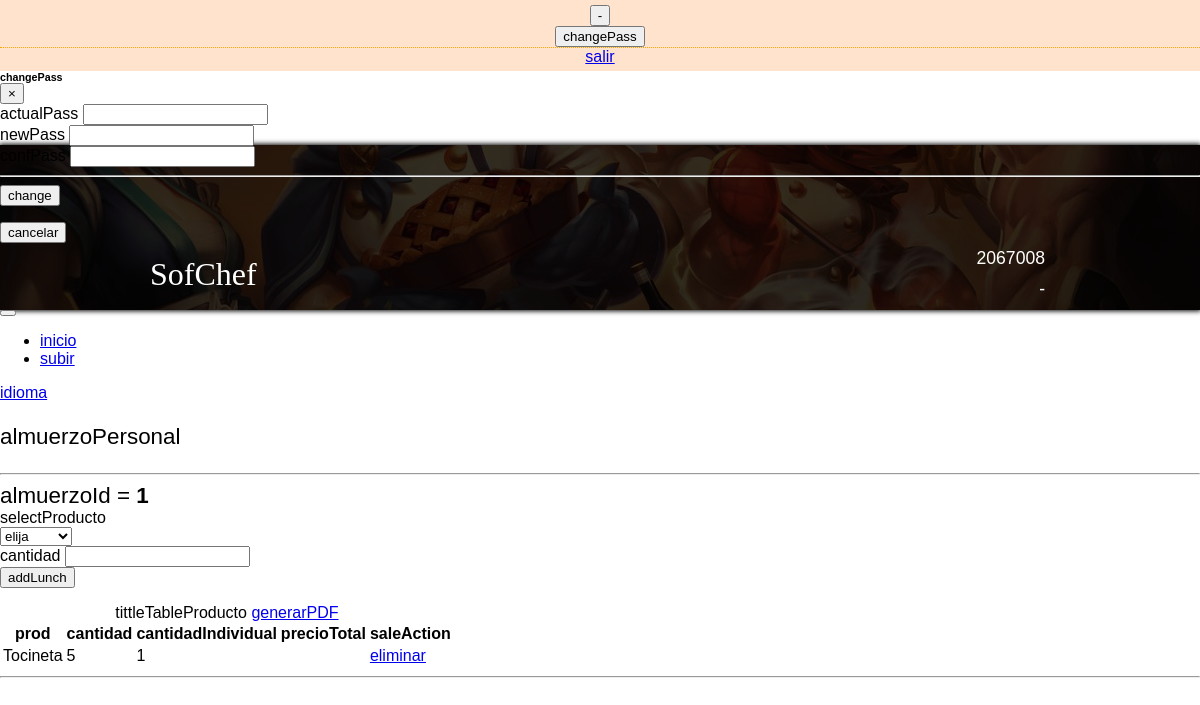
/views/almuerzo/almuerzoHP.php?id=1, run on the app's committed database.
### tables this page shows
CREATE TABLE `almuerzopersonal_has_producto` (
  `almuerzoPersonal_idalmuerzoPersonal` int(11) NOT NULL,
  `producto_idproducto` int(11) NOT NULL,
  `cantidadProducto` int(11) NOT NULL,
  `cantidadIndividual` float NOT NULL,
  `precioProducto` float NOT NULL
);

CREATE TABLE `producto` (
  `idproducto` int(11) NOT NULL,
  `nombreProducto` varchar(45) NOT NULL,
  `precioProducto` float NOT NULL
);

### config/db.php (called while the page is built)
<?php
class DataBase
{
  public static function conectar()
  {
    $db = new mysqli('localhost', 'root', '', 'nueva');
    $db->query("SET NAMES 'utf8'");
    return $db;
  }
}

### controllers/almuerzoHPController.php (called while the page is built, shortened)
<?php
require_once 'models/almuerzoHP.php';
class AlmuerzoHPController
{
	public static function getAll($id)
	{
		$a = new AlmuerzoHP();
		$a->setIdAlmuerzo($id);
		$alHP = $a->find();
		return $alHP;
	}
}

### models/almuerzoHP.php (called while the page is built, shortened)
<?php
class AlmuerzoHP
{
	private $db;
	private $idalmuerzo;
	public function __construct()
	{
		$this->db = DataBase::conectar();
	}
	function getIdAlmuerzo()
	{
		return $this->idalmuerzo;
	}
	function setIdAlmuerzo($idalmuerzo)
	{
		$this->idalmuerzo = $idalmuerzo;
	}
	public function find()
	{
		$sql = "SELECT * FROM almuerzopersonal_has_producto INNER JOIN producto on idproducto=producto_idproducto WHERE almuerzoPersonal_idalmuerzoPersonal = {$this->getIdAlmuerzo()}";
		$result = $this->db->query($sql);
		return $result;
	}
}

### views/almuerzo/almuerzoHP.php (the view, shortened to what this page needs)
<link rel="stylesheet" type="text/css" href="<?= baseUrl; ?>assets/datatables/datatables.min.css" />
<link rel="stylesheet" href="<?= baseUrl; ?>assets/css/styleAll.css">
</head>
<body class="animated fadeIn faster">
  <?php require_once 'views/layout/banner.php'; ?>
  <?php require_once 'controllers/almuerzoHPController.php'; ?>
  <?php require_once 'views/layout/menu.php'; ?>
  <div class="container">
    <p class="titulo"><?= almuerzoPersonal ?></p>
    <?php if (isset($_SESSION['save']) && $_SESSION['save'] == 'Registrado') : ?>
      <?= Utils::alerta('success', 'Producto Registrado', 'fas fa-check-double') ?>
    <?php elseif (isset($_SESSION['delete']) && $_SESSION['delete'] == 'Eliminado') : ?>
      <?= Utils::alerta('danger', 'Producto Eliminado', 'fas fa-check-double') ?>
    <?php elseif (isset($_SESSION['save']) && $_SESSION['save'] == 'Vacios') : ?>
      <?= Utils::alerta('danger', vacios) ?>
    <?php else : ?>
      <hr>
    <?php endif; ?>
    <div class="row my-2">
      <div class="col-md-4 d-flex justify-content-center">
        <div class="card mb-3 border-0">
          <div class="card-header font-italic text-center bg-secondary text-danger">
            <span class="titulo text-success"><?= almuerzoId ?> = <b><?= $_GET['id'] ?></b></span>
          </div>
          <div class="card-body">
            <form action="<?= baseUrl ?>almuerzoHP/registrar&id=<?= $_GET['id']; ?>" method="POST">
              <div class="p-2">
                <span><?= selectProducto ?> <i class="fas fa-carrot"></i></span><br>
                <select class="custom-select mr-sm-2 mt-1" name="producto" id="producto">
                  <option><?= elija ?></option>
                </select>
              </div>
              <div class="form-label-group p-2">
                <label for="cantidad"><?= cantidad ?></label>
                <input type="number" id="cantidad" name="cantidad" class="form-control">
              </div>
              <div class="p-2 border-top">
                <input type="submit" class="btn btn-outline-success btn-block" id="enviar" value="<?= addLunch ?>">
              </div>
            </form>
          </div>
        </div>
      </div>
      <div class="col-md-8">
        <table class="table table-responsive-sm table-bordered table-hover" id="tabla">
          <caption class="text-center py-1"><?= tittleTableProducto ?> <a href="<?= baseUrl; ?>almuerzoHP/pdf&id=<?= $_GET['id'] ?>" target="blank" class="btn btn-danger"><?= generarPDF ?> <i class="fas fa-file-pdf"></i></a></caption>
          <thead class="table-dark">
            <tr class="font-italic">
              <th scope="col"><?= prod ?></th>
              <th scope="col"><?= cantidad ?></th>
              <th scope="col"><?= cantidadIndividual ?></th>
              <th scope="col"><?= precioTotal ?></th>
              <th scope="col"><?= saleAction ?></th>
            </tr>
          </thead>
          <tbody>
            <?php $v = AlmuerzoHPController::getAll($_GET['id']); ?>
            <?php while ($venHP = $v->fetch_object()) : ?>
              <tr>
                <td><?= $venHP->nombreProducto; ?></td>
                <td><?= $venHP->cantidadProducto; ?></td>
                <td><?= $venHP->cantidadIndividual; ?></td>
                <td><?= $venHP->precioTotal; ?></td>
                <td class="d-flex justify-content-around border border-light">
                  <a href="<?= baseUrl; ?>almuerzoHP/eliminar&id=<?= $venHP->producto_idproducto; ?>&ida=<?= $_GET['id'] ?>" class="btn btn-outline-danger btn-sm"><i class="far fa-trash-alt"></i> <?= eliminar ?></a>
                </td>
              </tr>
            <?php endwhile; ?>
          </tbody>
        </table>
      </div>
    </div>
    <hr>
    <div id="container" style="height: 400px" class="my-3"></div>
  </div>
</body>
</html>

### assets/css/styleAll.css (style rules this page uses)
* { box-sizing: border-box; }
body { font-family: "Montserrat", sans-serif; margin: 0; }
.titulo { font-size: 1.2em; }
@media screen and (min-width: 1024px) { .titulo { font-size: 1.4em; } }

### data on the page
almuerzopersonal_has_producto: producto_idproducto.nombreProducto "Tocineta", cantidadProducto "5", cantidadIndividual "1"

### other printed values
changePass "changePass"
salir "salir"
actualPass "actualPass"
newPass "newPass"
confPass "confPass"
change "change"
cancelar "cancelar"
inicio "inicio"
subir "subir"
idioma "idioma"
almuerzoPersonal "almuerzoPersonal"
almuerzoId "almuerzoId"
$_GET['id'] "1"
selectProducto "selectProducto"
cantidad "cantidad"
